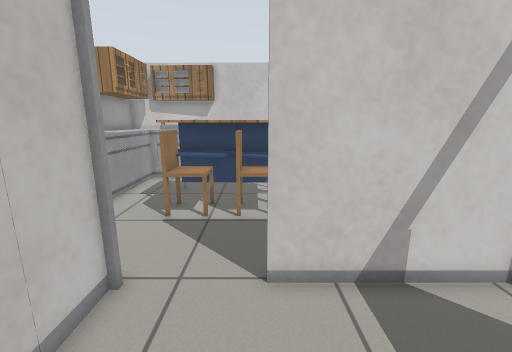
[1] (above)

24 first-person views from a walk through a Gazebo world. The camera is 1 m above the floor, tilts 12° down and sees 90° across. The floor is counted in squares, 0.25 m on a side. Each view is taken from the middle of a square. On the plan, view 1 faces up. The plan holds only what a view shows up to about 20 squares ahead; the rest is blank. The place goes on beyond the plan. Gazebo's built-in surfaces are drawn with simple patterns. Some stock models are drawn as simple stand-ins. Surface patterns are stand-ins for the level's own textures.

[2]
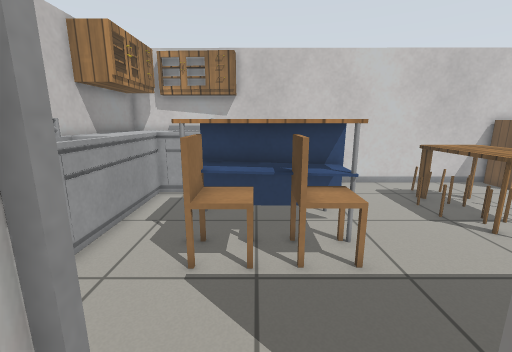

[3]
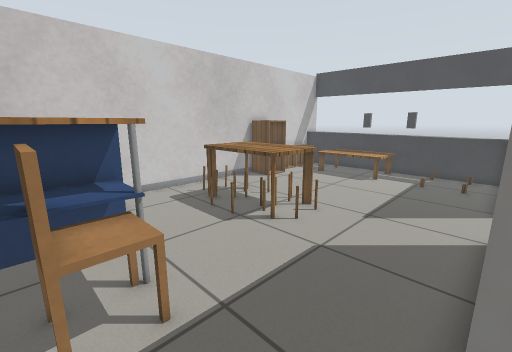

[4]
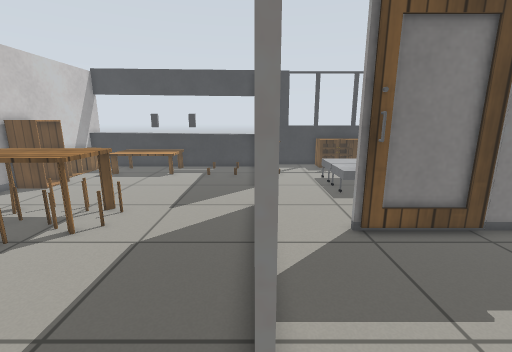

[5]
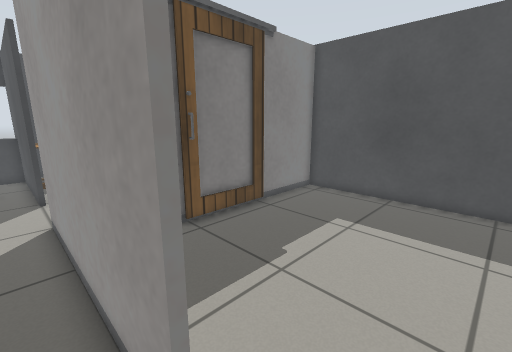

[6]
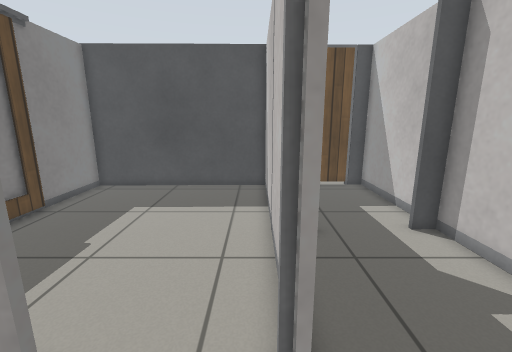

[7]
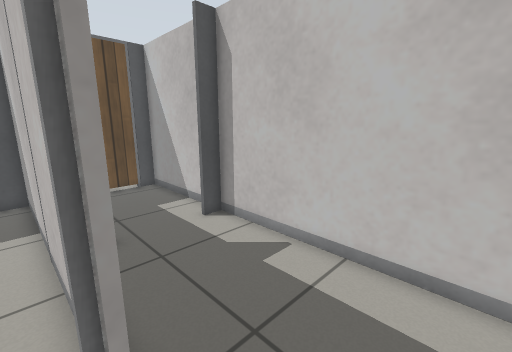

[8]
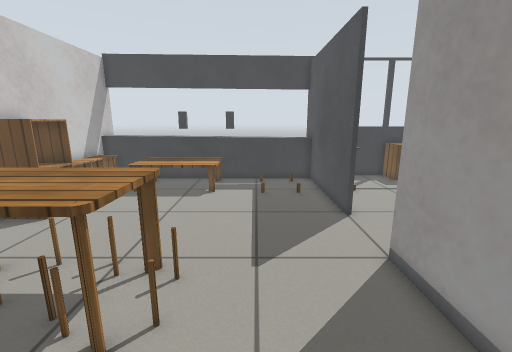

[9]
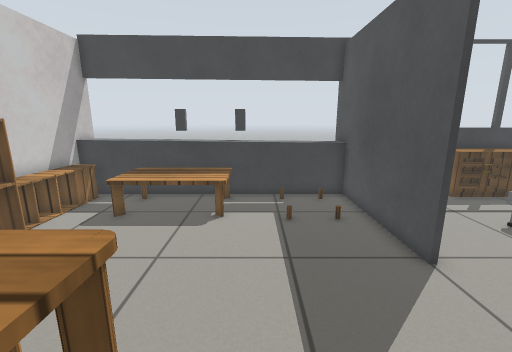

[10]
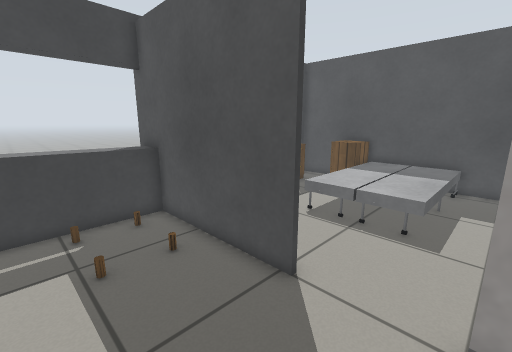

[11]
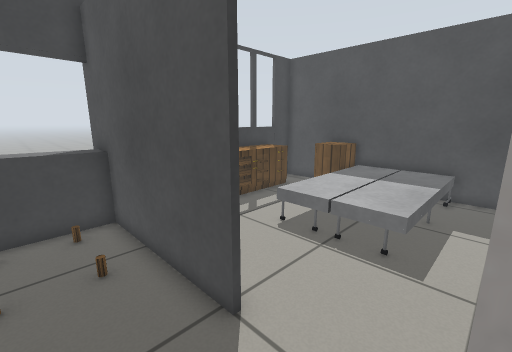

[12]
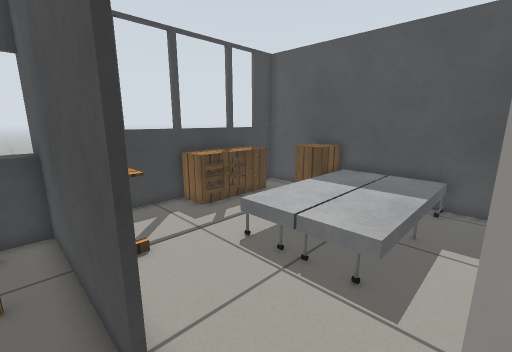

[13]
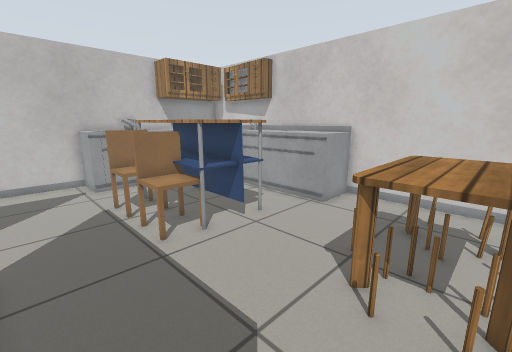

[14]
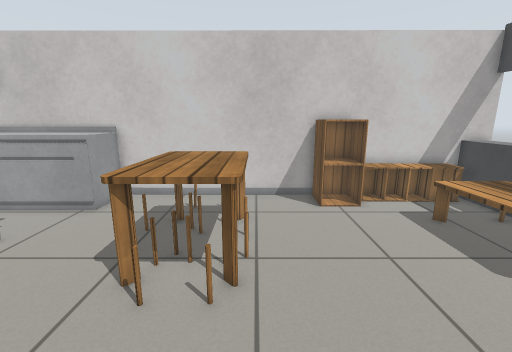

[15]
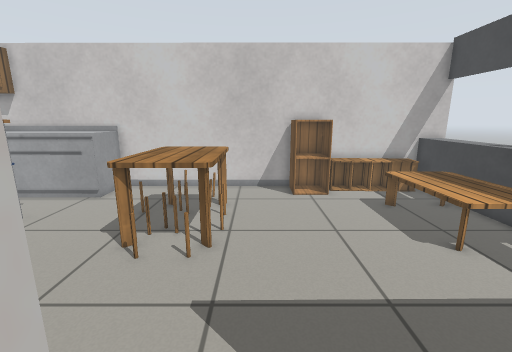

[16]
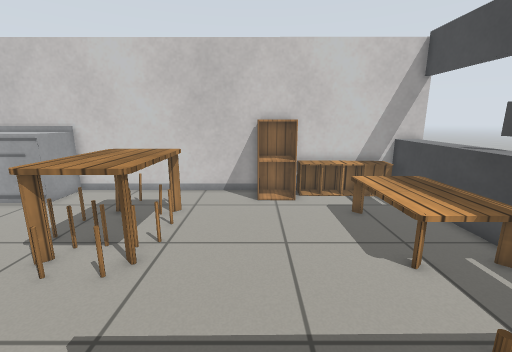

[17]
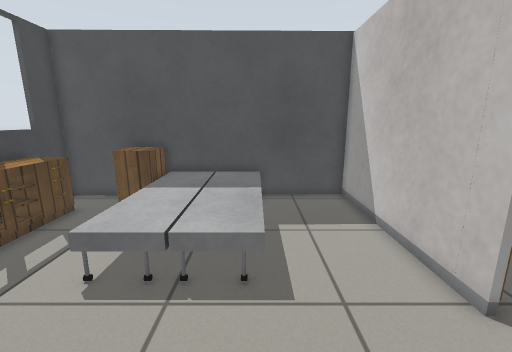

[18]
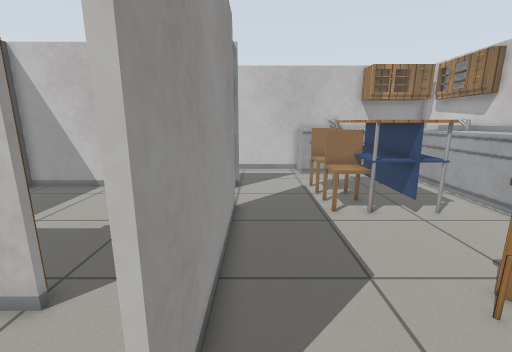

[19]
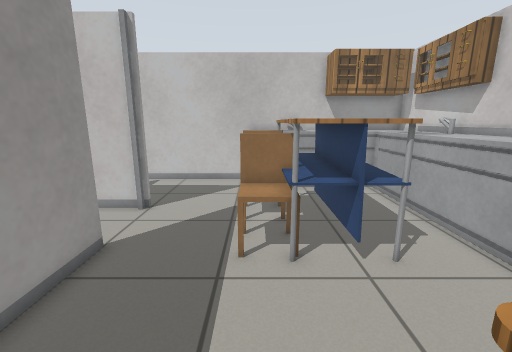

[20]
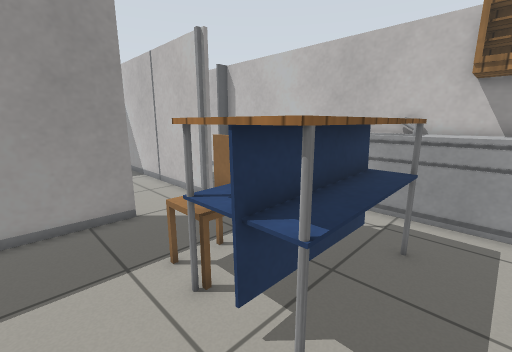

[21]
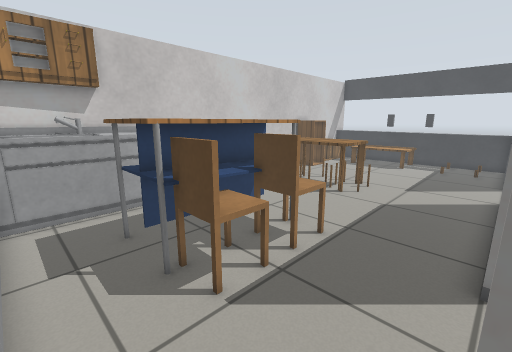

[22]
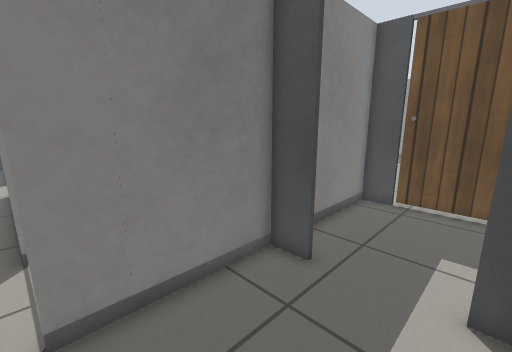

[23]
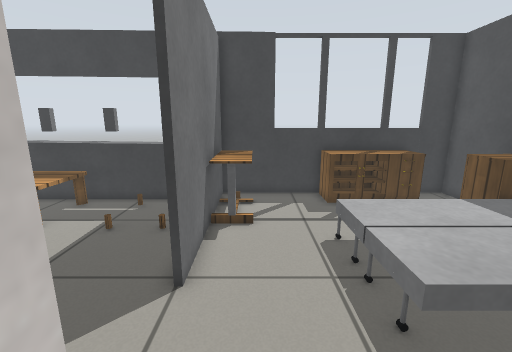

[24]
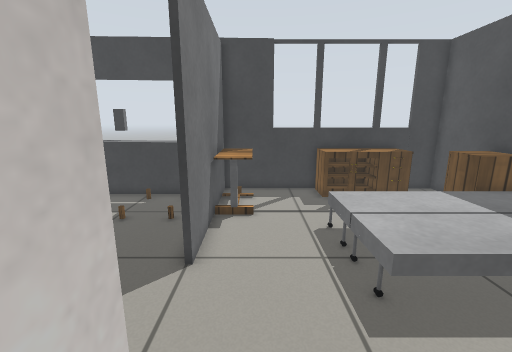

### Floor plan
Points are (right, up) in squares from view 1. A wall is a line through its corners. A room is listed if a view was taken in it or the views show most of it. See-through windows are left out.
Room 1 (views 1, 2, 3, 4, 5, 6, 7, 8, 9, 10, 11, 12, 13, 14, 15, 16, 17, 18, 19, 20, 21, 22, 23, 24)
walls: (6.5, 5.8) (0.2, 5.8); (0.2, 6) (10.1, 6); (10.1, 5.8) (8.5, 5.8); (7.2, 1.6) (7.2, 0.6); (-3.6, 6) (-3.6, -7) (7.1, -6.8); (13.6, 6) (22.9, 6); (-5.3, 0) (-3.8, 0) (-3.8, 6) (-3.3, 6); (-9.8, 16.1) (-9.8, -0.1) (-8.8, 0); (7, -6.9) (7, 1.4); (22.6, 20.7) (-3.6, 20.8)
ways out: opening at (10.6, 3.3) to room 2; opening at (-7, 0) to room 3
objects: sink (-9, 11) to (-7, 20); sink (-7, 18) to (3, 20); table (-5, 12) to (1, 15); chair (-4, 10) to (-2, 11); blue box (-4, 12) to (1, 12); chair (-1, 10) to (1, 11); kitchen table (6, 12) to (10, 17); chair (6, 16); door leaf (7, 2); chair (9, 12); chair (9, 18); chair (10, 14); cabinet (13, 19) to (15, 20); other object (16, 19) to (20, 20); table (17, 12) to (20, 17); window (21, 7) to (22, 20)
Room 2 (no view inside)
walls: (22.2, -0.5) (22.2, 6.6); (7.2, 0.6) (7.2, -6.9); (7.1, -6.8) (22.2, -6.6) (22.2, -3.4); (22.2, 5.8) (13.6, 5.8)
ways out: opening at (10.6, 3.3) to room 1
objects: bed (12, -6) to (14, 1); bed (15, -6) to (17, 1); marker (17, -6) to (19, -5); table (17, 4) to (21, 5); other object (20, -4) to (22, 0)
Room 3 (no view inside)
walls: (-5.3, -7) (-3.8, -7) (-3.8, -2.4); (-9.8, -1.6) (-9.8, -7.1) (-8.8, -7.1)
ways out: opening at (-7, 0) to room 1
objects: door leaf (-8, -7) to (-6, -7)
Room 4 (no view inside)
walls: (-7.4, 20.8) (-9.8, 20.8) (-9.8, 16.1)
objects: other object (-9, 17) to (-9, 19)

Where each view was taken, in squares from view 1:
view 1: 0 up, 0 right, facing up
view 2: 4 up, 2 left, facing up
view 3: 6 up, 1 left, facing up-right
view 4: 6 up, 2 left, facing right
view 5: 7 up, 2 left, facing down-right
view 6: 9 up, 3 left, facing down
view 7: 9 up, 3 left, facing down-left
view 8: 10 up, 3 right, facing right
view 9: 11 up, 7 right, facing right
view 10: 11 up, 10 right, facing down-right
view 11: 9 up, 10 right, facing down-right
view 12: 7 up, 10 right, facing down-right
view 13: 7 up, 9 right, facing up-left
view 14: 7 up, 10 right, facing up
view 15: 5 up, 11 right, facing up
view 16: 6 up, 13 right, facing up
view 17: 7 up, 12 right, facing down
view 18: 7 up, 12 right, facing left
view 19: 11 up, 8 right, facing left
view 20: 17 up, 4 right, facing down-left
view 21: 6 up, 7 left, facing up-right
view 22: 6 up, 9 left, facing down-right
view 23: 4 up, 8 right, facing right
view 24: 4 up, 7 right, facing right
